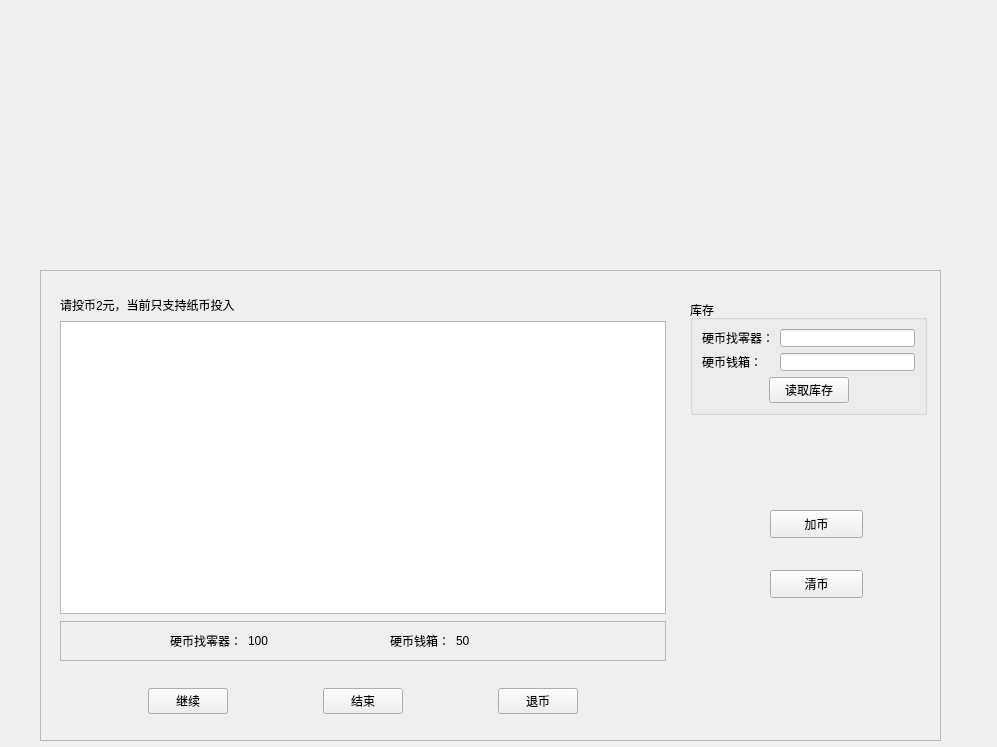
<?xml version="1.0" encoding="UTF-8"?>
<ui version="4.0">
 <class>CoinsManageWidget</class>
 <widget class="QWidget" name="CoinsManageWidget">
  <property name="geometry">
   <rect>
    <x>0</x>
    <y>0</y>
    <width>997</width>
    <height>747</height>
   </rect>
  </property>
  <property name="windowTitle">
   <string>Form</string>
  </property>
  <layout class="QHBoxLayout" name="horizontalLayout_4">
   <property name="leftMargin">
    <number>0</number>
   </property>
   <property name="topMargin">
    <number>0</number>
   </property>
   <property name="rightMargin">
    <number>0</number>
   </property>
   <property name="bottomMargin">
    <number>0</number>
   </property>
   <item>
    <widget class="QWidget" name="readerBg" native="true">
     <widget class="QFrame" name="wFrame">
      <property name="geometry">
       <rect>
        <x>40</x>
        <y>270</y>
        <width>901</width>
        <height>471</height>
       </rect>
      </property>
      <property name="frameShape">
       <enum>QFrame::StyledPanel</enum>
      </property>
      <property name="frameShadow">
       <enum>QFrame::Raised</enum>
      </property>
      <widget class="QPushButton" name="addCoinBtn">
       <property name="geometry">
        <rect>
         <x>730</x>
         <y>240</y>
         <width>93</width>
         <height>28</height>
        </rect>
       </property>
       <property name="text">
        <string>加币</string>
       </property>
      </widget>
      <widget class="QPushButton" name="returnCoinBtn">
       <property name="geometry">
        <rect>
         <x>730</x>
         <y>300</y>
         <width>93</width>
         <height>28</height>
        </rect>
       </property>
       <property name="text">
        <string>清币</string>
       </property>
      </widget>
      <widget class="QGroupBox" name="groupBox">
       <property name="geometry">
        <rect>
         <x>650</x>
         <y>30</y>
         <width>237</width>
         <height>115</height>
        </rect>
       </property>
       <property name="title">
        <string>库存</string>
       </property>
       <layout class="QVBoxLayout" name="verticalLayout">
        <item>
         <layout class="QFormLayout" name="formLayout">
          <item row="0" column="0">
           <widget class="QLabel" name="label">
            <property name="text">
             <string>硬币找零器：</string>
            </property>
            <property name="alignment">
             <set>Qt::AlignRight|Qt::AlignTrailing|Qt::AlignVCenter</set>
            </property>
           </widget>
          </item>
          <item row="0" column="1">
           <widget class="QLineEdit" name="lineEdit_changeNum"/>
          </item>
          <item row="1" column="0">
           <widget class="QLabel" name="label_2">
            <property name="text">
             <string>硬币钱箱：</string>
            </property>
            <property name="alignment">
             <set>Qt::AlignRight|Qt::AlignTrailing|Qt::AlignVCenter</set>
            </property>
           </widget>
          </item>
          <item row="1" column="1">
           <widget class="QLineEdit" name="lineEdit_cashboxNum"/>
          </item>
         </layout>
        </item>
        <item>
         <layout class="QHBoxLayout" name="horizontalLayout_2">
          <item>
           <spacer name="horizontalSpacer_5">
            <property name="orientation">
             <enum>Qt::Horizontal</enum>
            </property>
            <property name="sizeHint" stdset="0">
             <size>
              <width>40</width>
              <height>20</height>
             </size>
            </property>
           </spacer>
          </item>
          <item>
           <widget class="QPushButton" name="readCoinsNumBtn">
            <property name="text">
             <string>读取库存</string>
            </property>
           </widget>
          </item>
          <item>
           <spacer name="horizontalSpacer_6">
            <property name="orientation">
             <enum>Qt::Horizontal</enum>
            </property>
            <property name="sizeHint" stdset="0">
             <size>
              <width>40</width>
              <height>20</height>
             </size>
            </property>
           </spacer>
          </item>
         </layout>
        </item>
       </layout>
      </widget>
      <widget class="QWidget" name="layoutWidget">
       <property name="geometry">
        <rect>
         <x>20</x>
         <y>10</y>
         <width>606</width>
         <height>454</height>
        </rect>
       </property>
       <layout class="QVBoxLayout" name="verticalLayout_2">
        <property name="spacing">
         <number>7</number>
        </property>
        <item>
         <spacer name="verticalSpacer_4">
          <property name="orientation">
           <enum>Qt::Vertical</enum>
          </property>
          <property name="sizeType">
           <enum>QSizePolicy::Fixed</enum>
          </property>
          <property name="sizeHint" stdset="0">
           <size>
            <width>20</width>
            <height>16</height>
           </size>
          </property>
         </spacer>
        </item>
        <item>
         <widget class="QLabel" name="infoLabel">
          <property name="text">
           <string>请投币2元，当前只支持纸币投入</string>
          </property>
          <property name="alignment">
           <set>Qt::AlignLeading|Qt::AlignLeft|Qt::AlignVCenter</set>
          </property>
         </widget>
        </item>
        <item>
         <widget class="QListWidget" name="listWidget"/>
        </item>
        <item>
         <widget class="QFrame" name="frame">
          <property name="frameShape">
           <enum>QFrame::StyledPanel</enum>
          </property>
          <property name="frameShadow">
           <enum>QFrame::Raised</enum>
          </property>
          <layout class="QHBoxLayout" name="horizontalLayout_3">
           <item>
            <spacer name="horizontalSpacer_8">
             <property name="orientation">
              <enum>Qt::Horizontal</enum>
             </property>
             <property name="sizeType">
              <enum>QSizePolicy::Fixed</enum>
             </property>
             <property name="sizeHint" stdset="0">
              <size>
               <width>100</width>
               <height>20</height>
              </size>
             </property>
            </spacer>
           </item>
           <item>
            <widget class="QLabel" name="label_3">
             <property name="text">
              <string>硬币找零器：</string>
             </property>
             <property name="alignment">
              <set>Qt::AlignRight|Qt::AlignTrailing|Qt::AlignVCenter</set>
             </property>
            </widget>
           </item>
           <item>
            <widget class="QLabel" name="label_changeNum">
             <property name="minimumSize">
              <size>
               <width>100</width>
               <height>0</height>
              </size>
             </property>
             <property name="maximumSize">
              <size>
               <width>100</width>
               <height>16777215</height>
              </size>
             </property>
             <property name="text">
              <string>100</string>
             </property>
             <property name="alignment">
              <set>Qt::AlignLeading|Qt::AlignLeft|Qt::AlignVCenter</set>
             </property>
            </widget>
           </item>
           <item>
            <spacer name="horizontalSpacer_7">
             <property name="orientation">
              <enum>Qt::Horizontal</enum>
             </property>
             <property name="sizeHint" stdset="0">
              <size>
               <width>22</width>
               <height>20</height>
              </size>
             </property>
            </spacer>
           </item>
           <item>
            <widget class="QLabel" name="label_5">
             <property name="text">
              <string>硬币钱箱：</string>
             </property>
             <property name="alignment">
              <set>Qt::AlignRight|Qt::AlignTrailing|Qt::AlignVCenter</set>
             </property>
            </widget>
           </item>
           <item>
            <widget class="QLabel" name="label_cashboxNum">
             <property name="minimumSize">
              <size>
               <width>100</width>
               <height>0</height>
              </size>
             </property>
             <property name="maximumSize">
              <size>
               <width>100</width>
               <height>16777215</height>
              </size>
             </property>
             <property name="text">
              <string>50</string>
             </property>
             <property name="alignment">
              <set>Qt::AlignLeading|Qt::AlignLeft|Qt::AlignVCenter</set>
             </property>
            </widget>
           </item>
           <item>
            <spacer name="horizontalSpacer_9">
             <property name="orientation">
              <enum>Qt::Horizontal</enum>
             </property>
             <property name="sizeType">
              <enum>QSizePolicy::Fixed</enum>
             </property>
             <property name="sizeHint" stdset="0">
              <size>
               <width>100</width>
               <height>20</height>
              </size>
             </property>
            </spacer>
           </item>
          </layout>
         </widget>
        </item>
        <item>
         <spacer name="verticalSpacer_3">
          <property name="orientation">
           <enum>Qt::Vertical</enum>
          </property>
          <property name="sizeType">
           <enum>QSizePolicy::Fixed</enum>
          </property>
          <property name="sizeHint" stdset="0">
           <size>
            <width>20</width>
            <height>20</height>
           </size>
          </property>
         </spacer>
        </item>
        <item>
         <layout class="QHBoxLayout" name="horizontalLayout">
          <item>
           <spacer name="horizontalSpacer_2">
            <property name="orientation">
             <enum>Qt::Horizontal</enum>
            </property>
            <property name="sizeHint" stdset="0">
             <size>
              <width>40</width>
              <height>20</height>
             </size>
            </property>
           </spacer>
          </item>
          <item>
           <widget class="QPushButton" name="continueBtn">
            <property name="text">
             <string>继续</string>
            </property>
           </widget>
          </item>
          <item>
           <spacer name="horizontalSpacer">
            <property name="orientation">
             <enum>Qt::Horizontal</enum>
            </property>
            <property name="sizeHint" stdset="0">
             <size>
              <width>40</width>
              <height>20</height>
             </size>
            </property>
           </spacer>
          </item>
          <item>
           <widget class="QPushButton" name="endBtn">
            <property name="text">
             <string>结束</string>
            </property>
           </widget>
          </item>
          <item>
           <spacer name="horizontalSpacer_4">
            <property name="orientation">
             <enum>Qt::Horizontal</enum>
            </property>
            <property name="sizeHint" stdset="0">
             <size>
              <width>40</width>
              <height>20</height>
             </size>
            </property>
           </spacer>
          </item>
          <item>
           <widget class="QPushButton" name="returnCashBtn">
            <property name="text">
             <string>退币</string>
            </property>
           </widget>
          </item>
          <item>
           <spacer name="horizontalSpacer_3">
            <property name="orientation">
             <enum>Qt::Horizontal</enum>
            </property>
            <property name="sizeHint" stdset="0">
             <size>
              <width>40</width>
              <height>20</height>
             </size>
            </property>
           </spacer>
          </item>
         </layout>
        </item>
        <item>
         <spacer name="verticalSpacer_5">
          <property name="orientation">
           <enum>Qt::Vertical</enum>
          </property>
          <property name="sizeType">
           <enum>QSizePolicy::Fixed</enum>
          </property>
          <property name="sizeHint" stdset="0">
           <size>
            <width>20</width>
            <height>20</height>
           </size>
          </property>
         </spacer>
        </item>
       </layout>
      </widget>
     </widget>
    </widget>
   </item>
  </layout>
 </widget>
 <resources/>
 <connections/>
</ui>
